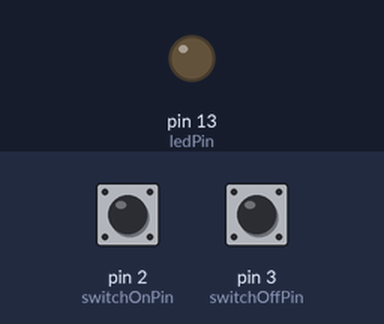
Bench run of a sketch on a simulated Arduino Uno, built with avr-gcc and run on an emulated ATmega328P. Shown: output pins drawn as LEDs (lit = HIGH). Inputs (shaded band) come from the test bench; at power-on: pin 2 (switchOnPin) HIGH, pin 3 (switchOffPin) HIGH.

Above: at 1.2 s.
1.3 s: pin 2 (switchOnPin) pulled LOW for 0.15 s
At 2.2 s:
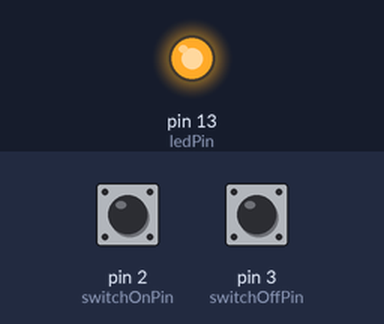
2.9 s: pin 3 (switchOffPin) pulled LOW for 0.15 s
At 3.4 s:
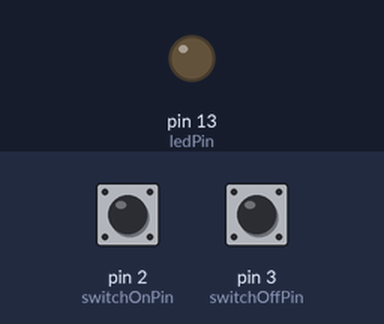
4.5 s: pin 2 (switchOnPin) pulled LOW for 1 s
At 5.8 s:
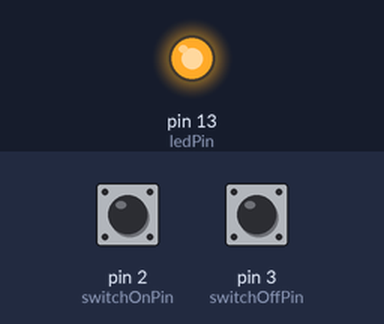
7.0 s: pin 2 (switchOnPin) driven LOW and pin 3 (switchOffPin) driven LOW
At 8.0 s:
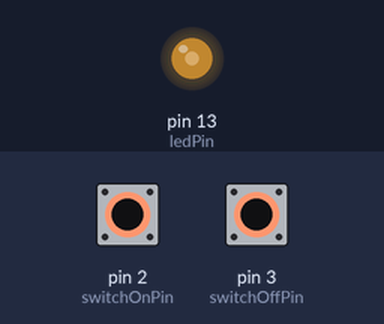
8.5 s: pin 3 (switchOffPin) driven HIGH
At 9.9 s:
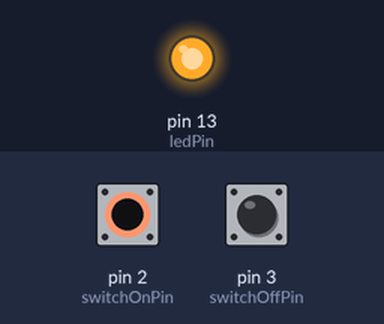
Timing chart, 0 to 11.0 s (numbered marks = the images above; inputs shaded):
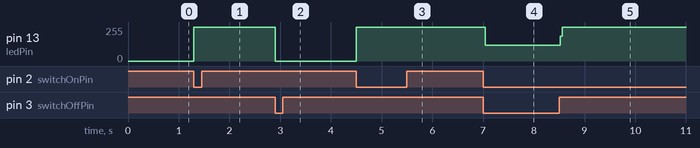

The sketch:

Blink.ino
```cpp
const int switchOnPin = 2;
const int switchOffPin = 3;
const int ledPin = 13;
void setup() {
  pinMode(switchOnPin, INPUT_PULLUP);
  pinMode(switchOffPin, INPUT_PULLUP);
  pinMode(ledPin, OUTPUT);
  digitalWrite(ledPin, LOW);
}
void loop() {
  if (digitalRead(switchOnPin) == LOW) {
    digitalWrite(ledPin, HIGH);
  }
  if (digitalRead(switchOffPin) == LOW) {
    digitalWrite(ledPin, LOW);
  }
}
```

Measured:
- after the input at 1.3 s, pin 13 (ledPin): 0/255 → 255/255 at once
- after the input at 2.9 s, pin 13 (ledPin): 255/255 → 0/255 at once
- after the input at 4.5 s, pin 13 (ledPin): 0/255 → 255/255 at once
- after the input at 7.0 s, pin 13 (ledPin): 255/255 → 118/255 at once
- after the input at 8.5 s, pin 13 (ledPin): 118/255 → 255/255 at once
